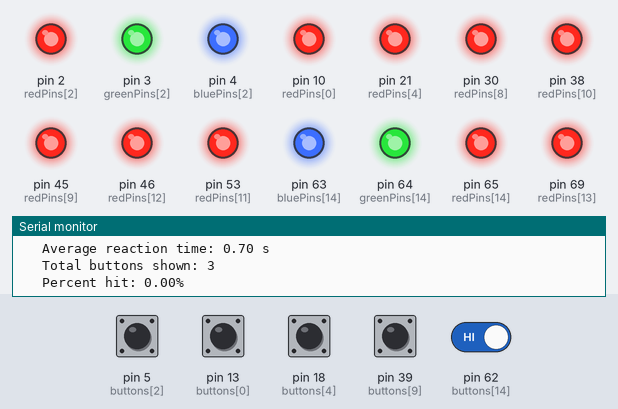
Recording of a sketch running on a simulated Arduino Mega 2560, built with avr-gcc and run on an emulated ATmega2560. Shown: output pins drawn as LEDs (lit = HIGH), the last lines printed to the serial monitor. The inputs (shaded band) are chosen by the test bench; at power-on: pin 5 (buttons[2]), pin 13 (buttons[0]), pin 62 (buttons[14]) HIGH, pin 18 (buttons[4]), pin 39 (buttons[9]) LOW. Random numbers use the default seed unless the sketch sets one.

Above: at 34.6 s.
34.7 s: pin 62 (buttons[14]) driven HIGH
At 35.9 s:
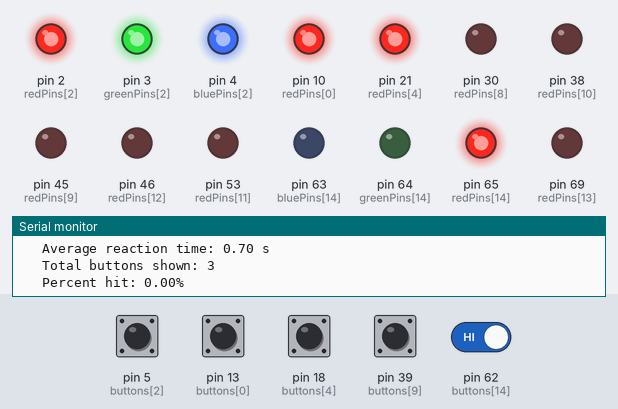
36.2 s: pin 62 (buttons[14]) driven LOW
At 37.5 s:
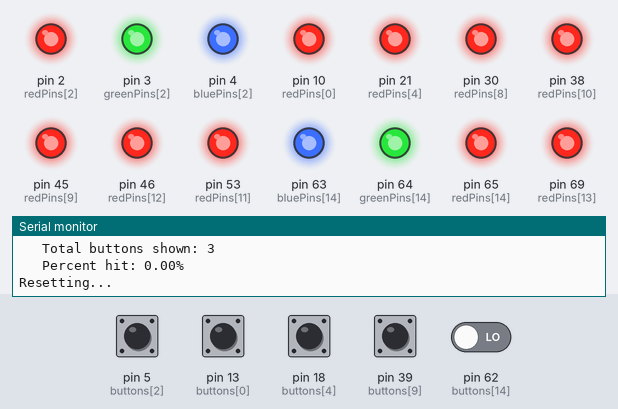
Timing chart, 0 to 39.2 s (numbered marks = the images above; inputs shaded):
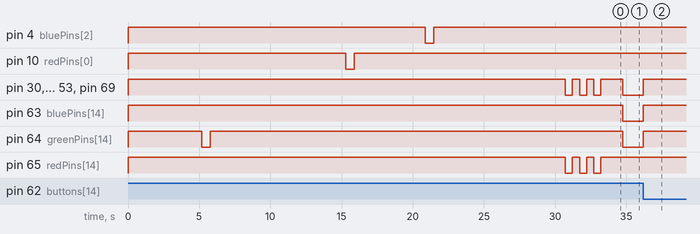

The sketch:

Disappearing_Wack-a-Mole.ino
```cpp
   /* colors:
 * 0 = white
 * 1 = red
 * 2 = green
 * 3 = blue
 */

int len = 30;    // can be customized, length of session in seconds
float ex = 0.6;  // can be customized, length of exposure in seconds before scramble

///////////////////////////////////////////////////////////////////////////////////////////o
unsigned long length_of_session = len*1000; // sec to ms
unsigned long exposure = ex*1000; // sec to ms
int missed_hits = 0;
int total_hits = 0;

const int num_buttons = 15;
const int redPins[] = {10, 6, 2, 17, 21, 29, 22, 37, 30, 45, 38, 53, 46, 69, 65};
const int greenPins[] = {11, 7, 3, 16, 20, 27, 24, 35, 32, 43, 40, 51, 48, 68, 64};
const int bluePins[] = {12, 8, 4, 15, 19, 25, 26, 33, 34, 41, 42, 49, 50, 67, 63};
const int buttons[] = {13, 9, 5, 14, 18, 23, 28, 31, 36, 39, 44, 47, 52, 66, 62};

int buttonStates[num_buttons];                     // array for storing button states (HIGH or LOW)
int ledColor[num_buttons];                         // array for storing colors of LEDs

unsigned long initial_time = 0;          // time led turns on
unsigned long final_time = 0;            // time button pressed
unsigned long elapsed_time = 0;          // reaction time
unsigned long total_rxn_time = 0;
unsigned long begin_time;

void setup() {
  for (int i = 0; i < num_buttons; i++) {
    pinMode(buttons[i], INPUT);
    pinMode(redPins[i], OUTPUT);
    pinMode(greenPins[i], OUTPUT);
    pinMode(bluePins[i], OUTPUT);
    buttonStates[i]=HIGH;
    setColor(i, 4);
  }
  Serial.begin(9600);
  randomSeed(analogRead(A5));
  Serial.println("Press all buttons that light up!"); Serial.println();
  begin_time = millis();
}

void loop() {
  delay(random(5000)+5000); //delays LED light up
  int ran;
  int random_LED;
  if (millis()-begin_time < length_of_session) {
    ran = random(1, 4);
    random_LED = random(0, num_buttons);      // randomly generated LED
    setColor(random_LED, ran);
    ledColor[random_LED] = ran;
  }
  else {
    while (end_func() == false);
    return;
  }
  if (ran < 1000) {      // if correct color LED
      bool done = false;
    while(!done) {
      if ((millis()-initial_time) >= exposure) {
        Serial.println("Missed!");
        missed_hits++;
        total_rxn_time += exposure;
        total_rxn_time += 100;
        break;
      }
      if (digitalRead(buttons[random_LED]) == LOW) {     // if button is pressed within three seconds, record correct hit
        Serial.print("Hit!   ");
        total_hits ++;
        time_elapsed();
        break;
      }
    }
      digitalWrite(redPins[random_LED], HIGH);
      digitalWrite(greenPins[random_LED], HIGH);
      digitalWrite(bluePins[random_LED], HIGH);
    reset();
  }
}

void time_elapsed() {
  final_time = millis();
  elapsed_time = final_time - initial_time;
  total_rxn_time += elapsed_time;
  Serial.print("Elapsed time = ");
  Serial.print(float(elapsed_time)/1000);
  Serial.println(" s");
}

bool end_func() {
    stopSign();
    Serial.println("");
    Serial.println("Results: ");
    Serial.print("   Average reaction time: "); Serial.print((float(total_rxn_time)/float(total_hits + missed_hits))/1000); Serial.println(" s");
    Serial.print("   Total buttons shown: "); Serial.println(total_hits + missed_hits);
    Serial.print("   Percent hit: "); Serial.print(float(float(total_hits)/float(total_hits + missed_hits))*100); Serial.println("%");
    delay(1500);
    setColor(14, 5); setColor(13, 1); setColor(12, 1); setColor(11, 1); setColor(10, 1); setColor(9, 1); setColor(8, 1);
    while(digitalRead(buttons[14]) == HIGH);
    setColor(14, 4); setColor(13, 4); setColor(12, 4); setColor(11, 4); setColor(10, 4); setColor(9, 4); setColor(8, 4);
    total_hits = 0; missed_hits = 0; total_rxn_time = 0;
    Serial.println(""); Serial.println("Resetting..."); Serial.println("");
    delay(2000);
    begin_time = millis();
    return true;
}

void rule(int color) {
  Serial.print("Only hit ");
  switch(color) {
    case 1: Serial.println("red"); break;
    case 2: Serial.println("green"); break;
    case 3: Serial.println("blue"); break;
  }
  Serial.println("");
}

void reset() {
  for (int i = 0; i < num_buttons; i++){
    buttonStates[i]=HIGH;
  }
}

void stopSign() {
  delay(500);
  for (int i = 8; i<num_buttons; i++) {
    setColor(i, 1);
  }
  delay(500);
  for (int i = 8; i<num_buttons; i++) {
    setColor(i, 4);
  }
  delay(500);
  for (int i = 8; i<num_buttons; i++) {
    setColor(i, 1);
  }
  delay(500);
  for (int i = 8; i<num_buttons; i++) {
    setColor(i, 4);
  }
  delay(500);
  for (int i = 8; i<num_buttons; i++) {
    setColor(i, 1);
  }
  delay(500);
  for (int i = 8; i<num_buttons; i++) {
    setColor(i, 4);
  }
}

void setColor(int led, int color) {
  initial_time = millis();
  if (color == 1) {
    digitalWrite(redPins[led], LOW);
    digitalWrite(greenPins[led], HIGH);
    digitalWrite(bluePins[led], HIGH);
  }
  else if (color == 2) {
    digitalWrite(redPins[led], HIGH);
    digitalWrite(greenPins[led], LOW);
    digitalWrite(bluePins[led], HIGH);
  }
  else if (color == 3) {
    digitalWrite(redPins[led], HIGH);
    digitalWrite(greenPins[led], HIGH);
    digitalWrite(bluePins[led], LOW);
  }
  else if (color == 4) {
    digitalWrite(redPins[led], HIGH);
    digitalWrite(greenPins[led], HIGH);
    digitalWrite(bluePins[led], HIGH);
  }
  else if (color == 5) {
    digitalWrite(redPins[led], HIGH);
    digitalWrite(greenPins[led], LOW);
    digitalWrite(bluePins[led], LOW);
  }
}
```

Measured:
- after the input at 36.2 s, pin 30 (redPins[8]), pin 38 (redPins[10]), pin 45 (redPins[9]), pin 46 (redPins[12]), pin 53 (redPins[11]), pin 63 (bluePins[14]), pin 64 (greenPins[14]), pin 69 (redPins[13]): LOW → HIGH at once
